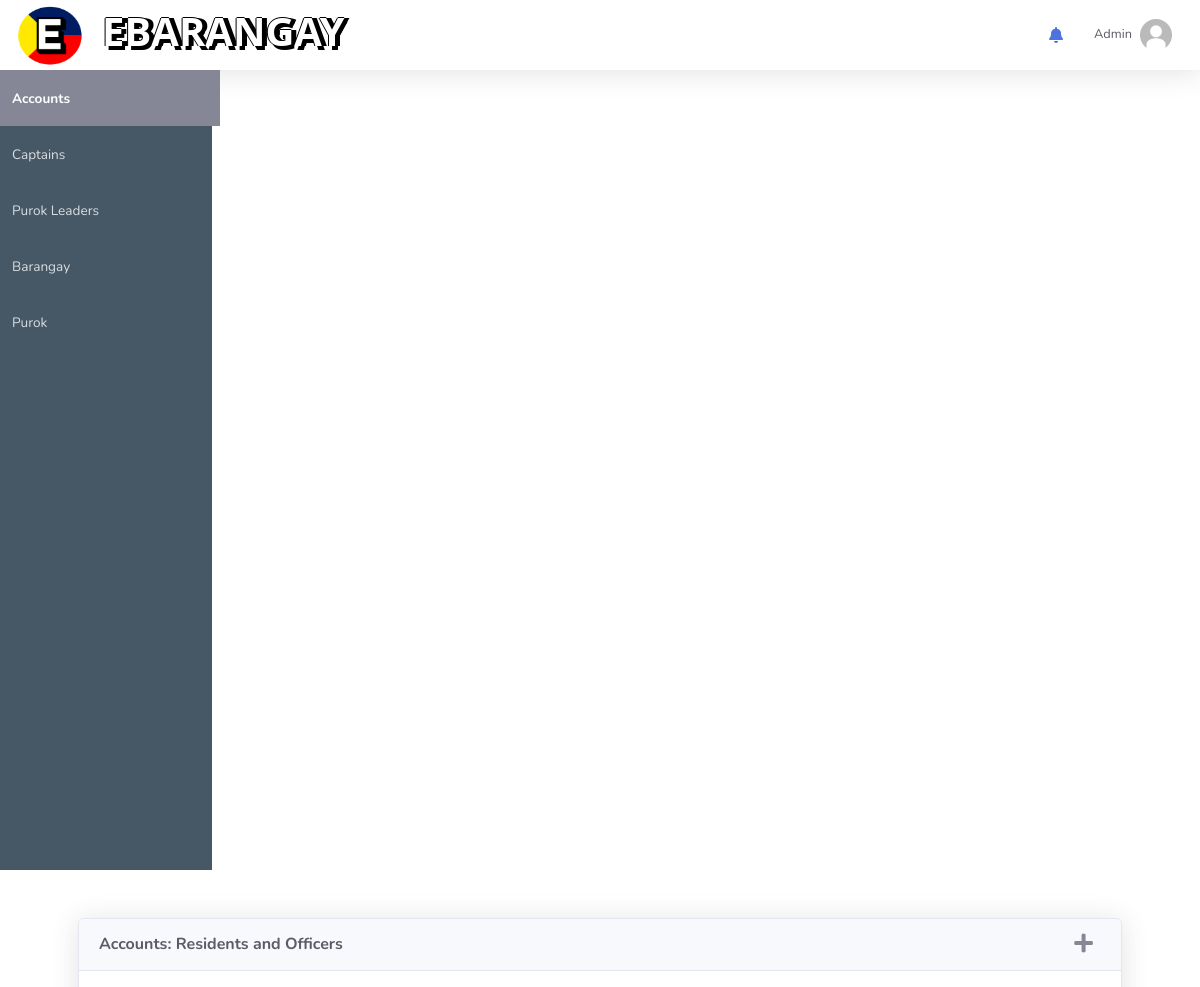
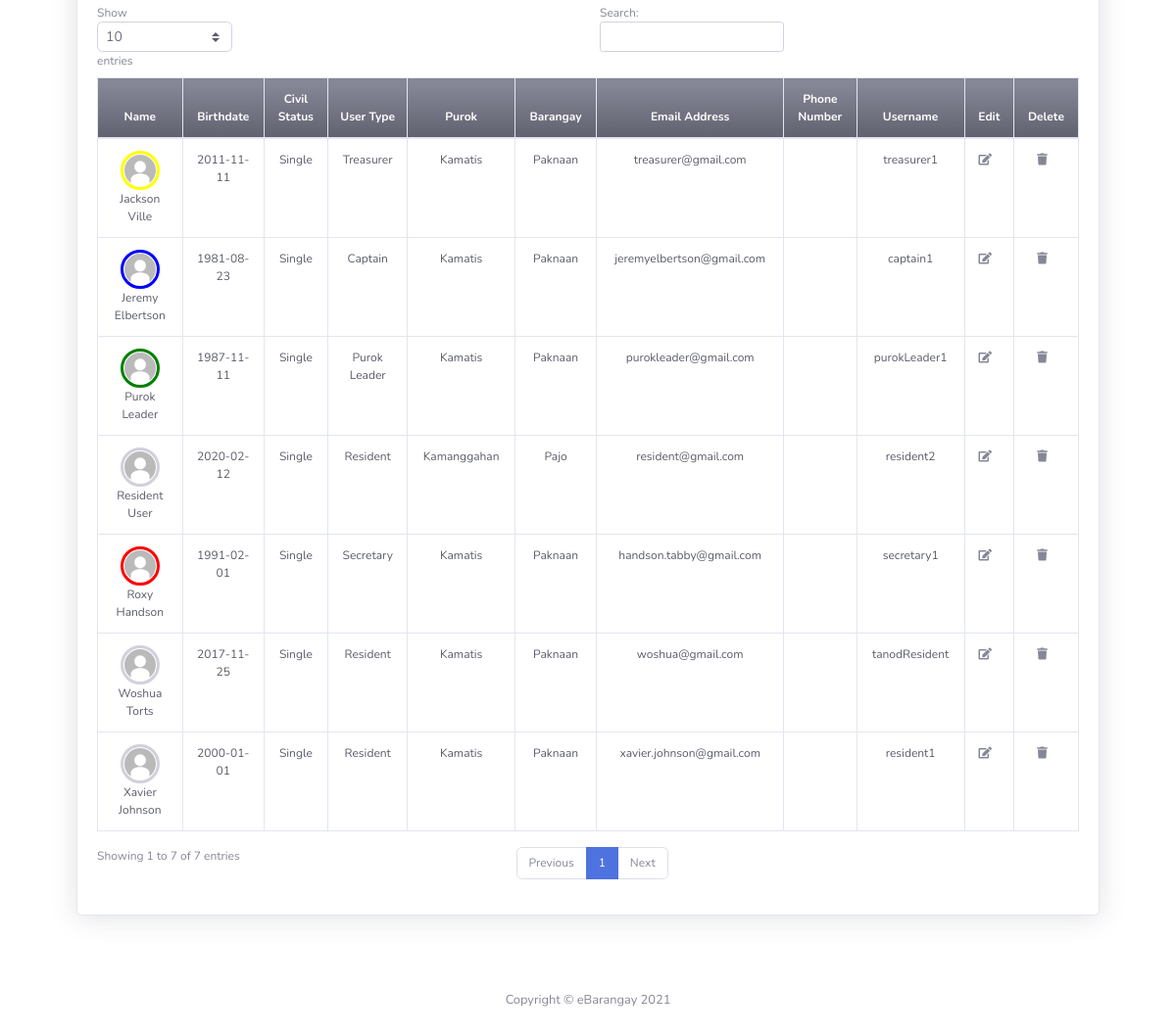
/account.php (signed in), run on the app's committed database (2 pictures, top to bottom).
### tables this page shows
CREATE TABLE `users` (
  `UsersID` int NOT NULL,
  `Firstname` varchar(50) NOT NULL,
  `Middlename` varchar(50) DEFAULT NULL,
  `Lastname` varchar(50) NOT NULL,
  `dateofbirth` varchar(50) NOT NULL,
  `civilStat` varchar(50) NOT NULL,
  `emailAdd` varchar(50) NOT NULL,
  `username` varchar(50) NOT NULL,
  `usersPwd` varchar(255) DEFAULT NULL,
  `userGender` varchar(50) DEFAULT NULL,
  `userType` varchar(50) DEFAULT NULL,
  `profile_pic` varchar(129) DEFAULT NULL,
  `userBarangay` varchar(50) DEFAULT NULL,
  `userPurok` varchar(50) DEFAULT NULL,
  `phoneNum` varchar(20) DEFAULT NULL,
  `teleNum` varchar(20) DEFAULT NULL,
  `VerifyStatus` varchar(20) NOT NULL DEFAULT 'Pending',
  `userCity` varchar(30) NOT NULL DEFAULT 'None',
  `Status` varchar(20) NOT NULL DEFAULT 'Active',
  `isRenting` varchar(20) DEFAULT 'False',
  `landlordName` varchar(50) DEFAULT 'None',
  `landlordContact` varchar(50) DEFAULT 'NONE',
  `barangayPos` varchar(50) DEFAULT 'None',
  `userAddress` varchar(50) DEFAULT NULL,
  `userHouseNum` varchar(50) DEFAULT NULL
);

### account.php (the view, shortened to what this page needs)
<?php include_once "header.php" ?>
<div class="container p-4">
<div class="card shadow mb-4 m-4">
    <div class="card-header py-3 d-flex justify-content-between">
            <h6 class="m-0 font-weight-bold text-dark">Accounts: Residents and Officers</h6>
            <a class="fas fa-plus fa-lg mr-2 text-gray-600 add_account" href="javascript:void(0)"></a>
    </div>
    <div class="card-body" style="font-size: 75%">
        <div class="table-responsive">
            <table class="table table-bordered text-center text-dark"
                id="dataTable" width="100%" cellspacing="0" cellpadding="0">
                <thead >
                    <tr class="bg-gradient-secondary text-white">
                        <th scope="col">Name</th>
                        <th scope="col">Birthdate</th>
                        <th scope="col">Civil Status</th>
                        <th scope="col">User Type</th>
                        <th scope="col">Purok</th>
                        <th scope="col">Barangay</th>
                        <th scope="col">Email Address</th>
                        <th scope="col">Phone Number</th>
                        <th scope="col">Username</th>
                        <th scope="col">Edit</th>
                        <th scope="col">Delete</th>
                    </tr>
                </thead>
                <tbody>
                    <?php
                        $accounts = $conn->query("SELECT *, concat(Firstname, ' ', Lastname) as name FROM users WHERE Status='Active'");
                        while($row=$accounts->fetch_assoc()):
                            if($row["userType"] == "Admin"){
                                continue;
                            }
                    ?>
                    <tr>
                        <td>
                            <img class="img-profile rounded-circle <?php
                                if($row["userType"] == "Resident"){
                                    echo "img-res-profile";
                                }
                                elseif($row["userType"] == "Purok Leader"){
                                    echo "img-purokldr-profile";
                                }
                                elseif($row["userType"] == "Captain"){
                                    echo "img-capt-profile";
                                }
                                elseif($row["userType"] == "Secretary"){
                                    echo "img-sec-profile";
                                }
                                elseif($row["userType"] == "Treasurer"){
                                    echo "img-treas-profile";
                                }
                                elseif($row["userType"] == "Admin"){
                                    echo "img-admin-profile";
                                }
                            ?>" src="img/<?php echo $row["profile_pic"] ?>" width="40" height="40"/>
                            <?php echo $row["name"] ?>
                        </td>
                        <td><?php echo $row["dateofbirth"] ?></td>
                        <td><?php echo $row["civilStat"] ?></td>
                        <td><?php echo $row["userType"] ?></td>
                        <td><?php echo $row["userPurok"] ?></td>
                        <td><?php echo $row["userBarangay"] ?></td>
                        <td><name@email class="com"><?php echo $row["emailAdd"] ?></name@email></td>
                        <td><?php echo $row["phoneNum"] ?></td>
                        <td><?php echo $row["username"] ?></td>
                        <td>
                            <a class="fas fa-edit fa-md mr-2 text-gray-600 edit_account" data-id="<?php echo $row['UsersID'] ?>" href="javascript:void(0)"></a>
                        </td>
                        <td>
                            <a class="fas fa-trash fa-md mr-2 text-gray-600 deactivate_account" data-id="<?php echo $row['UsersID'] ?>" href="javascript:void(0)"></a>
                        </td>
                    </tr>
                    <?php endwhile; ?>
                </tbody>
            </table>
        </div>
    </div>
</div>
</div>
</div>
</div>
<?php include_once "footer.php" ?>

### header.php (shortened to what this page needs)
<?php
    if(isset($_SESSION["UsersID"]) == NULL)
    {
        header("location: login.php");
        exit();
    }
    else{
        $firstname = $_SESSION["Firstname"];
        $lastname = $_SESSION["Lastname"];
        $name = "$firstname $lastname";
    }
?>
<!DOCTYPE html>
<html lang="en">
<head>
    <link href="vendor/fontawesome-free/css/all.min.css" rel="stylesheet" type="text/css">
    <link href="css/sb-admin-2.min.css" rel="stylesheet">
    <link href="css/sb-admin-2.css" rel="stylesheet">
    <link href="css/cb2.css" rel="stylesheet">
</head>
<body id="page-top">
<nav class="navbar navbar-expand topbar static-top shadow">
<a class="navbar-brand" href="about.html">
    <img src="img/eb-logo.png" alt="EBARANGAY LOGO" width="70" height="65">
</a>
<h1 class="navbar-text font-weight-bold d-none d-sm-block d-md-block text-white"
    style= "font-family: 'Segoe UI', Tahoma, Geneva, Verdana, sans-serif;
    text-shadow: -1px 0px black, 3px 4px black, 5px 0 black, 0 -1px black;">
    EBARANGAY
</h1>
<ul class="navbar-nav ml-auto">
    <?php if(isset($_SESSION["UsersID"]) != NULL) : ?>
    <li class="nav-item dropdown no-arrow mx-1">
        <a class="nav-link dropdown-toggle" href="#" id="alertsDropdown" role="button"
            data-toggle="dropdown" aria-haspopup="true" aria-expanded="false">
            <i class="fas fa-bell fa-fw"></i>
        </a>
    </li>
    <?php endif; ?>
    <li class="nav-item dropdown no-arrow">
    <?php if(isset($_SESSION["UsersID"]) != NULL) : ?>
    <a class="nav-link dropdown-toggle" id="userDropdown" role="button"
        data-toggle="dropdown" aria-haspopup="true" aria-expanded="false">
        <span class="mr-2 d-none d-lg-inline text-dark small"><?php if($_SESSION["userType"] == "Admin"){echo "Admin";} else{echo $name;} ?></span>
        <img class="img-profile rounded-circle <?php
            if($_SESSION["userType"] == "Resident"){
                echo "img-res-profile";
            }
            elseif($_SESSION["userType"] == "Purok Leader"){
                echo "img-purokldr-profile";
            }
            elseif($_SESSION["userType"] == "Captain"){
                echo "img-capt-profile";
            }
            elseif($_SESSION["userType"] == "Secretary"){
                echo "img-sec-profile";
            }
            elseif($_SESSION["userType"] == "Treasurer"){
                echo "img-treas-profile";
            }
            elseif($_SESSION["userType"] == "Admin"){
                echo "img-admin-profile";
            }
        ?>" src="img/<?php echo $_SESSION["profile_pic"]; ?> "/>
    </a>
        <?php endif; ?>
    </li>
</ul>
</nav>
<div class="content-wrapper" >
<div class="row">
    <?php if(isset($_SESSION["UsersID"]) && !empty($_SESSION["UsersID"])) : ?>
    <ul class="navbar-nav sidebar sidebar-dark accordion px-2" id="accordionSidebar" style="background: rgb(70, 87, 101);">
        <?php if($_SESSION["userType"] == "Admin") : ?>
            <li class="nav-item <?php if(basename($_SERVER['PHP_SELF']) === "account.php"): ?> <?php echo "active"; endif; ?>">
            <a class="nav-link <?php if(basename($_SERVER['PHP_SELF']) === "account.php"): ?> <?php echo "bg-secondary"; endif; ?>" href="account.php">
                <span>Accounts</span>
            </a>
        </li>
        <li class="nav-item <?php if(basename($_SERVER['PHP_SELF']) === "captain.php"): ?> <?php echo "active"; endif; ?>">
            <a class="nav-link <?php if(basename($_SERVER['PHP_SELF']) === "captain.php"): ?> <?php echo "bg-secondary"; endif; ?>" href="captain.php">
                <span>Captains</span>
            </a>
        </li>
        <li class="nav-item <?php if(basename($_SERVER['PHP_SELF']) === "purokLeader.php"): ?> <?php echo "active"; endif; ?>">
            <a class="nav-link <?php if(basename($_SERVER['PHP_SELF']) === "purokLeader.php"): ?> <?php echo "bg-secondary"; endif; ?>" href="purokLeader.php">
                <span>Purok Leaders</span>
            </a>
        </li>
        <li class="nav-item <?php if(basename($_SERVER['PHP_SELF']) === "barangay.php"): ?> <?php echo "active"; endif; ?>">
            <a class="nav-link <?php if(basename($_SERVER['PHP_SELF']) === "barangay.php"): ?> <?php echo "bg-secondary"; endif; ?>" href="barangay.php">
                <span>Barangay</span>
            </a>
        </li>
        <li class="nav-item <?php if(basename($_SERVER['PHP_SELF']) === "purok.php"): ?> <?php echo "active"; endif; ?>">
            <a class="nav-link <?php if(basename($_SERVER['PHP_SELF']) === "purok.php"): ?> <?php echo "bg-secondary"; endif; ?>" href="purok.php" aria-expanded="true">
                <span>Purok</span>
            </a>
        </li>
        <?php endif; ?>
        <?php endif; ?>
    </ul>

### footer.php (shortened to what this page needs)
  <footer class="sticky-footer">
      <div class="container my-auto">
          <div class="copyright text-center my-auto">
              <span>Copyright &copy; eBarangay 2021</span>
          </div>
      </div>
  </footer>
</body>
</html>

### css/cb2.css (style rules this page uses)
.img-res-profile { padding: 1px; border: 3px solid rgb(209, 209, 221); }
.img-purokldr-profile { padding: 1px; border: 3px solid green; }
.img-capt-profile { padding: 1px; border: 3px solid blue; }
.img-sec-profile { padding: 1px; border: 3px solid red; }
.img-treas-profile { padding: 1px; border: 3px solid yellow; }

### data on the page
users: profile_pic (picture), name "Xavier Johnson", dateofbirth "2000-01-01", civilStat "Single", userType "Resident", userPurok "Kamatis", userBarangay "Paknaan", emailAdd "xavier.johnson@gmail.com", username "resident1"
users: profile_pic (picture), name "Jeremy Elbertson", dateofbirth "1981-08-23", civilStat "Single", userType "Captain", userPurok "Kamatis", userBarangay "Paknaan", emailAdd "jeremyelbertson@gmail.com", username "captain1"
users: profile_pic (picture), name "Roxy Handson", dateofbirth "1991-02-01", civilStat "Single", userType "Secretary", userPurok "Kamatis", userBarangay "Paknaan", emailAdd "handson.tabby@gmail.com", username "secretary1"
users: profile_pic (picture), name "Purok Leader", dateofbirth "1987-11-11", civilStat "Single", userType "Purok Leader", userPurok "Kamatis", userBarangay "Paknaan", emailAdd "purokleader@gmail.com", username "purokLeader1"
users: profile_pic (picture), name "Resident User", dateofbirth "2020-02-12", civilStat "Single", userType "Resident", userPurok "Kamanggahan", userBarangay "Pajo", emailAdd "resident@gmail.com", username "resident2"
users: profile_pic (picture), name "Woshua Torts", dateofbirth "2017-11-25", civilStat "Single", userType "Resident", userPurok "Kamatis", userBarangay "Paknaan", emailAdd "woshua@gmail.com", username "tanodResident"
users: profile_pic (picture), name "Jackson Ville", dateofbirth "2011-11-11", civilStat "Single", userType "Treasurer", userPurok "Kamatis", userBarangay "Paknaan", emailAdd "treasurer@gmail.com", username "treasurer1"
